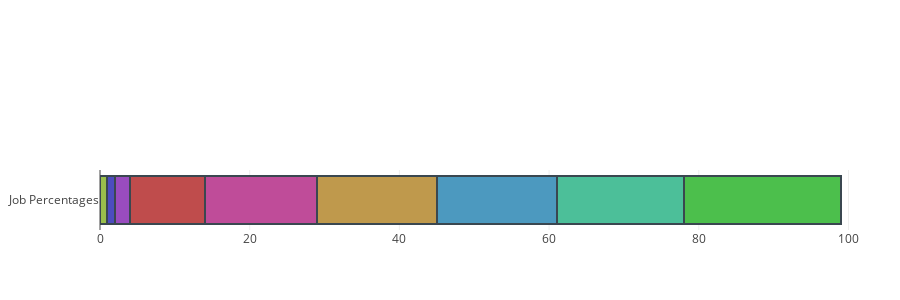

Notebook cell for this chart:
### Code cell
trace, layout = phf.user_job_stacked_bar(user_features)
fig = go.Figure(data=trace, layout=layout)
iplot(fig, show_link=False)

### Figure 1 — Plotly figure (JSON) as saved in the notebook; plotly's stock layout.template omitted (floating-point values rounded to 4 significant figures)
{"data": [{"marker": {"color": "#99bf4c", "line": {"color": "rgba(58, 71, 80, 1.0)", "width": 2}}, "name": "Law", "orientation": "h", "type": "bar", "x": [1], "y": ["Job Percentages"]}, {"marker": {"color": "#4c4cbf", "line": {"color": "rgba(58, 71, 80, 1.0)", "width": 2}}, "name": "Retired", "orientation": "h", "type": "bar", "x": [1], "y": ["Job Percentages"]}, {"marker": {"color": "#994cbf", "line": {"color": "rgba(58, 71, 80, 1.0)", "width": 2}}, "name": "Healthcare", "orientation": "h", "type": "bar", "x": [2], "y": ["Job Percentages"]}, {"marker": {"color": "#bf4c4c", "line": {"color": "rgba(58, 71, 80, 1.0)", "width": 2}}, "name": "Content Producer", "orientation": "h", "type": "bar", "x": [10], "y": ["Job Percentages"]}, {"marker": {"color": "#bf4c99", "line": {"color": "rgba(58, 71, 80, 1.0)", "width": 2}}, "name": "Education", "orientation": "h", "type": "bar", "x": [15], "y": ["Job Percentages"]}, {"marker": {"color": "#bf994c", "line": {"color": "rgba(58, 71, 80, 1.0)", "width": 2}}, "name": "Other", "orientation": "h", "type": "bar", "x": [16], "y": ["Job Percentages"]}, {"marker": {"color": "#4c99bf", "line": {"color": "rgba(58, 71, 80, 1.0)", "width": 2}}, "name": "Business / Management", "orientation": "h", "type": "bar", "x": [16], "y": ["Job Percentages"]}, {"marker": {"color": "#4cbf99", "line": {"color": "rgba(58, 71, 80, 1.0)", "width": 2}}, "name": "Technical", "orientation": "h", "type": "bar", "x": [17], "y": ["Job Percentages"]}, {"marker": {"color": "#4cbf4c", "line": {"color": "rgba(58, 71, 80, 1.0)", "width": 2}}, "name": "Student", "orientation": "h", "type": "bar", "x": [21], "y": ["Job Percentages"]}], "layout": {"barmode": "stack", "height": 300, "margin": {"b": 70, "l": 100, "r": 20, "t": 170}, "showlegend": false}}
